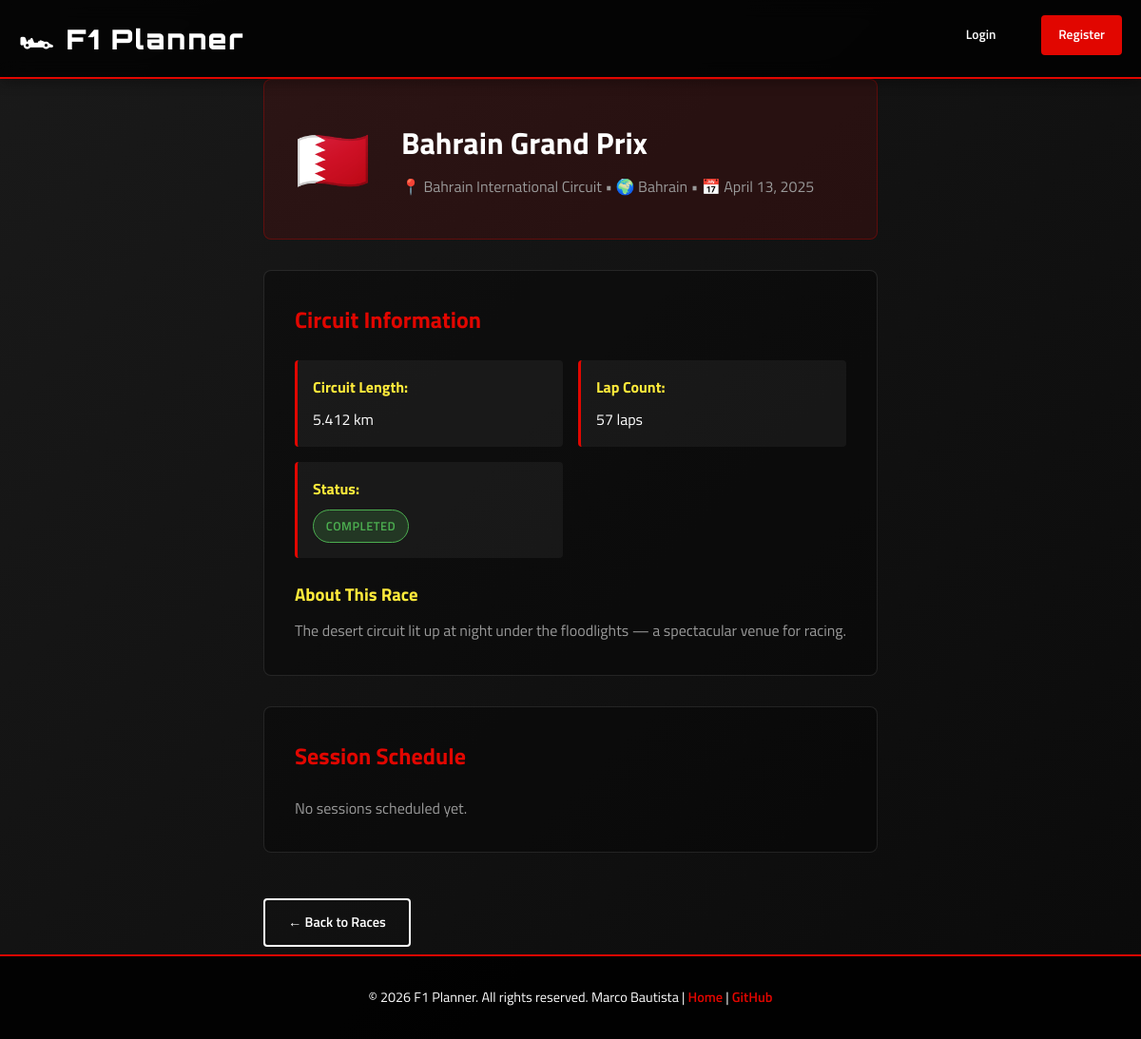
The page /pages/race.php?id=4 on the database its author committed.
### tables this page shows
CREATE TABLE IF NOT EXISTS races (
    id INT AUTO_INCREMENT PRIMARY KEY,
    grand_prix_name VARCHAR(100) NOT NULL,
    country VARCHAR(100) NOT NULL,
    circuit_name VARCHAR(150) NOT NULL,
    race_date DATE NOT NULL,
    description TEXT,
    flag_emoji VARCHAR(10),
    circuit_length VARCHAR(20),
    lap_count INT,
    status ENUM('upcoming', 'completed') DEFAULT 'upcoming',
    created_at TIMESTAMP DEFAULT CURRENT_TIMESTAMP
);

### pages/race.php (the view, shortened to what this page needs)
<?php
$db = getDatabaseConnection();
$race_id = intval($_GET['id'] ?? 0);
$stmt = $db->prepare('SELECT * FROM races WHERE id = ?');
$stmt->execute([$race_id]);
$race = $stmt->fetch();
$stmt = $db->prepare('SELECT * FROM sessions WHERE race_id = ? ORDER BY session_datetime ASC');
$stmt->execute([$race_id]);
$sessions = $stmt->fetchAll();
require_once __DIR__ . '/../includes/header.php';
?>
<div class="race-detail">
    <div class="race-detail-header">
        <div class="race-detail-flag"><?= htmlspecialchars($race['flag_emoji']) ?></div>
        <div>
            <h1><?= htmlspecialchars($race['grand_prix_name']) ?></h1>
            <p class="race-detail-info">
                📍 <?= htmlspecialchars($race['circuit_name']) ?> •
                🌍 <?= htmlspecialchars($race['country']) ?> •
                📅 <?= date('F d, Y', strtotime($race['race_date'])) ?>
            </p>
        </div>
    </div>
    <div class="race-detail-content">
        <section class="race-detail-section">
            <h2>Circuit Information</h2>
            <div class="info-grid">
                <div class="info-item">
                    <strong>Circuit Length:</strong> <?= htmlspecialchars($race['circuit_length']) ?>
                </div>
                <div class="info-item">
                    <strong>Lap Count:</strong> <?= (int)$race['lap_count'] ?> laps
                </div>
                <div class="info-item">
                    <strong>Status:</strong>
                    <span class="badge badge-<?= htmlspecialchars($race['status']) ?>">
                        <?= ucfirst($race['status']) ?>
                    </span>
                </div>
            </div>
            <?php if (!empty($race['description'])): ?>
                <div class="race-description">
                    <h3>About This Race</h3>
                    <p><?= htmlspecialchars($race['description']) ?></p>
                </div>
            <?php endif; ?>
        </section>
        <section class="race-detail-section">
            <h2>Session Schedule</h2>
            <?php if (empty($sessions)): ?>
                <p class="text-muted">No sessions scheduled yet.</p>
            <?php endif; ?>
        </section>
        <div style="margin-top: 1rem;">
            <a href="/races.php" class="btn btn-secondary">← Back to Races</a>
        </div>
    </div>
</div>
<?php require_once __DIR__ . '/../includes/footer.php'; ?>

### public/css/style.css (style rules this page uses)
:root { --primary: #e10600; --secondary: #000; --accent: #ffeb3b; --bg-dark: #1a1a1a; --bg-light: #f5f5f5; --text: #ffffff; --text-dark: #1a1a1a; --text-muted: #999; --text-dim: #666; --border: #333; --shadow: 0 4px 12px rgba(0, 0, 0, 0.3); --transition: all 0.3s ease; }
* { margin: 0; padding: 0; box-sizing: border-box; }
html, body { height: 100%; }
body { font-family: 'Titillium Web', sans-serif; background: linear-gradient(135deg, var(--bg-dark) 0%, #0a0a0a 100%); color: var(--text); line-height: 1.6; display: flex; flex-direction: column; min-height: 100vh; }
.badge { display: inline-block; padding: 0.4rem 0.8rem; border-radius: 20px; font-size: 0.8rem; font-weight: 600; text-transform: uppercase; letter-spacing: 0.5px; transition: var(--transition); }
.badge-completed { background: rgba(76, 175, 80, 0.2); color: #4caf50; border: 1px solid #4caf50; }
.btn { display: inline-block; padding: 0.75rem 1.5rem; border-radius: 4px; border: none; font-family: inherit; font-weight: 600; cursor: pointer; transition: var(--transition); text-decoration: none; text-align: center; font-size: 0.9rem; position: relative; overflow: hidden; }
.btn::before { content: ''; position: absolute; top: 0; left: -100%; width: 100%; height: 100%; background: rgba(255, 255, 255, 0.2); transition: left 0.3s ease; z-index: -1; }
.btn-secondary { background: transparent; color: var(--text); border: 2px solid var(--text); }
.race-detail-header { display: flex; align-items: center; gap: 2rem; padding: 2rem; background: rgba(225, 6, 0, 0.1); border: 1px solid rgba(225, 6, 0, 0.3); border-radius: 8px; margin-bottom: 2rem; animation: slideDown 0.5s ease-out; }
.race-detail-flag { font-size: 4rem; animation: wave 2s ease-in-out infinite; }
.race-detail-info { color: var(--text-muted); font-size: 1rem; margin-top: 0.5rem; }
.race-detail-content { display: grid; gap: 2rem; }
.race-detail-section { background: rgba(0, 0, 0, 0.3); border: 1px solid rgba(255, 255, 255, 0.1); padding: 2rem; border-radius: 8px; transition: var(--transition); }
.race-detail-section h2 { margin-bottom: 1.5rem; color: var(--primary); font-size: 1.5rem; }
.info-grid { display: grid; grid-template-columns: repeat(auto-fit, minmax(200px, 1fr)); gap: 1rem; margin-bottom: 1.5rem; }
.info-item { background: rgba(255, 255, 255, 0.05); padding: 1rem; border-radius: 4px; border-left: 3px solid var(--primary); transition: var(--transition); }
.info-item strong { color: var(--accent); display: block; margin-bottom: 0.5rem; }
.race-description { margin-top: 1rem; }
.race-description h3 { margin-bottom: 0.5rem; color: var(--accent); }
.race-description p { line-height: 1.8; color: var(--text-muted); }
.text-muted { color: var(--text-muted); }

### rows shown on the page
races: flag_emoji "🇧🇭", grand_prix_name "Bahrain Grand Prix", circuit_name "Bahrain International Circuit", country "Bahrain", race_date "April 13, 2025", circuit_length "5.412 km", lap_count "57", status "COMPLETED", description "The desert circuit lit up at night under the floodlights — a spectacular venue for racing."
